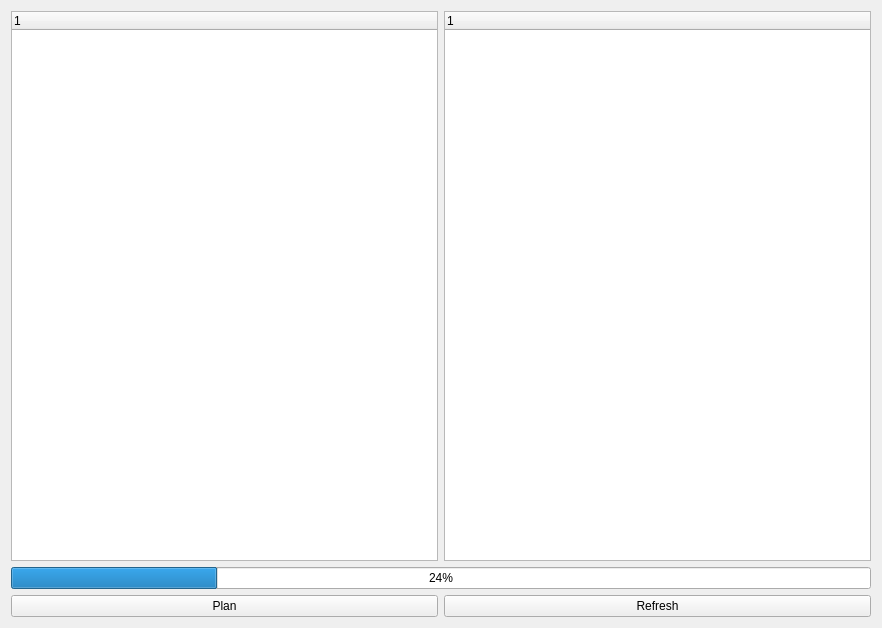
<?xml version="1.0" encoding="UTF-8"?>
<ui version="4.0">
 <class>wdProductPlanner</class>
 <widget class="QWidget" name="wdProductPlanner">
  <property name="geometry">
   <rect>
    <x>0</x>
    <y>0</y>
    <width>882</width>
    <height>628</height>
   </rect>
  </property>
  <property name="sizePolicy">
   <sizepolicy hsizetype="Expanding" vsizetype="Expanding">
    <horstretch>100</horstretch>
    <verstretch>100</verstretch>
   </sizepolicy>
  </property>
  <property name="maximumSize">
   <size>
    <width>16777215</width>
    <height>16777215</height>
   </size>
  </property>
  <property name="windowTitle">
   <string>wdObjectView</string>
  </property>
  <layout class="QVBoxLayout" name="verticalLayout">
   <item>
    <layout class="QHBoxLayout" name="horizontalLayout">
     <property name="sizeConstraint">
      <enum>QLayout::SetMaximumSize</enum>
     </property>
     <item>
      <widget class="QTreeWidget" name="tvwMachineView">
       <column>
        <property name="text">
         <string notr="true">1</string>
        </property>
       </column>
      </widget>
     </item>
     <item>
      <widget class="QTreeWidget" name="tvwProductView">
       <column>
        <property name="text">
         <string notr="true">1</string>
        </property>
       </column>
      </widget>
     </item>
    </layout>
   </item>
   <item>
    <widget class="QProgressBar" name="progressBar">
     <property name="value">
      <number>24</number>
     </property>
    </widget>
   </item>
   <item>
    <layout class="QHBoxLayout" name="horizontalLayout_3">
     <property name="sizeConstraint">
      <enum>QLayout::SetMaximumSize</enum>
     </property>
     <item>
      <widget class="QPushButton" name="btnPlan">
       <property name="text">
        <string>Plan</string>
       </property>
      </widget>
     </item>
     <item>
      <widget class="QPushButton" name="btnRefresh">
       <property name="text">
        <string>Refresh</string>
       </property>
      </widget>
     </item>
    </layout>
   </item>
  </layout>
 </widget>
 <resources/>
 <connections/>
</ui>
